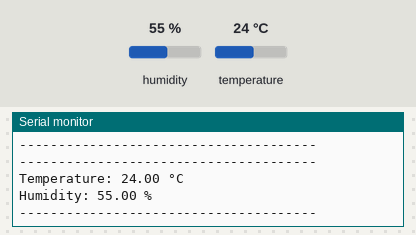
This sketch was run on a simulated Arduino Uno, built with avr-gcc and run on an emulated ATmega328P. Shown: the last lines printed to the serial monitor. The inputs (shaded band) are chosen by the test bench; at power-on: humidity 55 %, temperature 24 °C.

Above: at 2.8 s.
2.9 s: humidity set to 88 %
At 4.36 s:
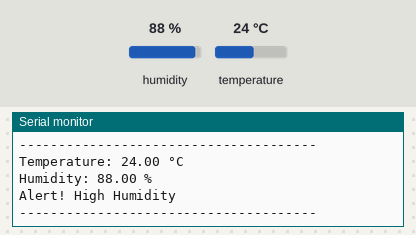
6.0 s: temperature set to 12 °C
8.7 s: humidity set to 22 %
At 10.45 s:
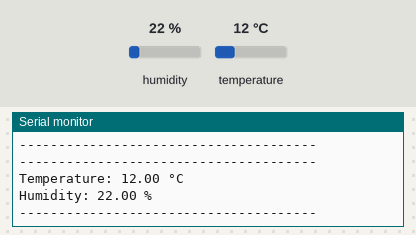
Timing chart, 0 to 11.9 s (numbered marks = the images above; inputs shaded):
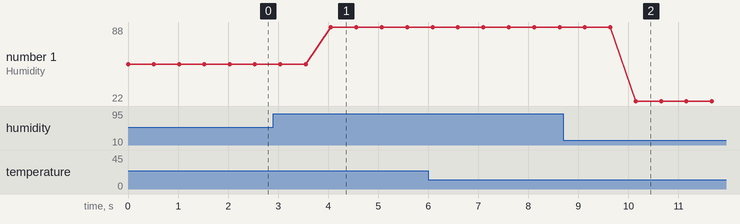

Measured:
- after the input at 2.9 s, the serial monitor: prints a new line after 1.2 s (image 1)
- after the input at 8.7 s, the serial monitor: prints a new line after 1.4 s (image 2)
- plotted number 1: 55 → 88 after the input at 2.9 s, 88 → 22 after the input at 8.7 s

The sketch:

temp_humidity_test.ino
```cpp
 #include "DHT.h"

 #define DHTTYPE 22

 //Pin for the voltage sensor
 const int DHTPin = 3;
 float temperature;
 float humidity;

 //Create a DHT object with the specified pin and sensor type
 DHT DHTObject(DHTPin, DHTTYPE);

 void reactToTemp(float temperature)
 {
   if (temperature <-10)
   {
     Serial.println("Alert! Low Temperature");
   }

  else if (temperature > 45)
   {
     Serial.println("Alert! High Temperature");
   }
 }

 void reactToHumidity(float humidity)
 {
   if (humidity > 75)
   {
     Serial.println("Alert! High Humidity");
   }
 }

 void setup()
 {
   Serial.begin(115200);
   Serial.println("Hello, ESP32-C3!");

   DHTObject.begin();
   Serial.println("DHT Initialized");
 }

 void loop()
 {
   Serial.println("--------------------------------------");

   //Read temperature and humidity from the DHT sensor
   humidity = DHTObject.readHumidity();
   temperature = DHTObject.readTemperature();

   Serial.print("Temperature: ");
   Serial.print(temperature);
   Serial.println(" °C");

   Serial.print("Humidity: ");
   Serial.print(humidity);
   Serial.println(" %");

   //Check for temperature out of range and react accordingly
   if (temperature <-10 || temperature > 45)
   {
     reactToTemp(temperature);
   }

   //Check for high humidity and react accordingly
   if (humidity > 75)
   {
     reactToHumidity(humidity);
   }

   Serial.println("--------------------------------------");

   Serial.println();
   Serial.println();

   delay(500);
 }
```
